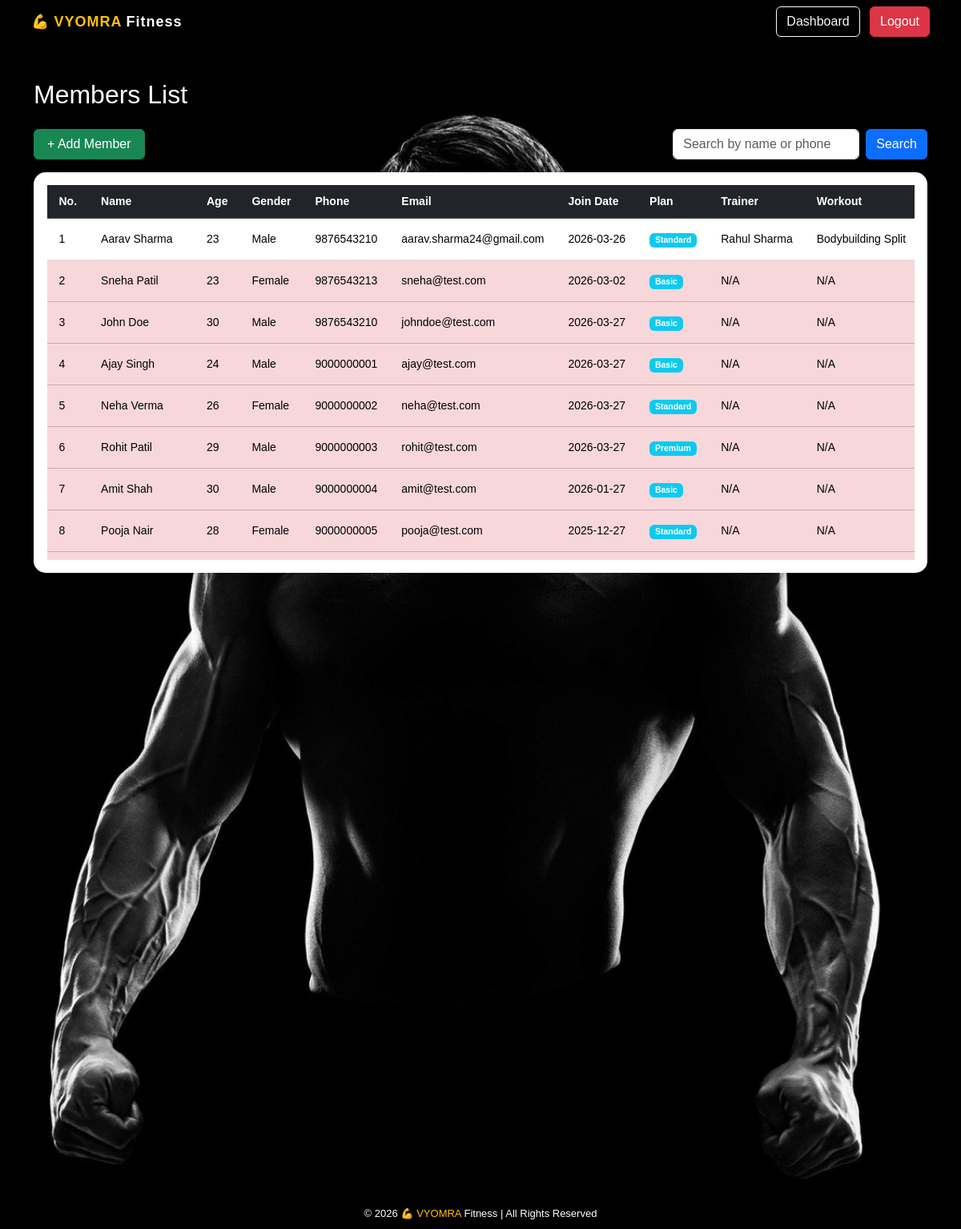
The page /admin/view_members.php (signed in) on the database its author committed.
### tables this page shows
CREATE TABLE `members` (
  `member_id` int(11) NOT NULL,
  `name` varchar(100) DEFAULT NULL,
  `age` int(11) DEFAULT NULL,
  `gender` varchar(10) DEFAULT NULL,
  `phone` varchar(15) DEFAULT NULL,
  `email` varchar(100) DEFAULT NULL,
  `plan` varchar(50) DEFAULT NULL,
  `join_date` date DEFAULT NULL,
  `expiry_date` date NOT NULL,
  `trainer_id` int(11) DEFAULT NULL,
  `workout_id` int(11) DEFAULT NULL
);

CREATE TABLE `trainers` (
  `trainer_id` int(11) NOT NULL,
  `name` varchar(100) DEFAULT NULL,
  `specialty` varchar(100) DEFAULT NULL,
  `phone` varchar(15) DEFAULT NULL,
  `specialization` varchar(100) DEFAULT NULL
);

CREATE TABLE `workout_plans` (
  `plan_id` int(11) NOT NULL,
  `title` varchar(100) DEFAULT NULL,
  `description` text DEFAULT NULL,
  `duration` int(11) NOT NULL
);

### admin/view_members.php (the view, shortened to what this page needs)
<?php
include("../includes/db.php");
if(isset($_GET['search']) && $_GET['search'] != ""){
    $search = trim($_GET['search']);
    $stmt = $conn->prepare("
        SELECT m.*, t.name AS trainer_name, w.title AS workout_title
        FROM members m
        LEFT JOIN trainers t ON m.trainer_id = t.trainer_id
        LEFT JOIN workout_plans w ON m.workout_id = w.plan_id
        WHERE m.name LIKE ? OR m.phone LIKE ?
        ORDER BY m.member_id ASC
    ");
    $searchTerm = "%$search%";
    $stmt->bind_param("ss", $searchTerm, $searchTerm);
    $stmt->execute();
    $result = $stmt->get_result();
} else {
    $query = "
        SELECT m.*, t.name AS trainer_name, w.title AS workout_title
        FROM members m
        LEFT JOIN trainers t ON m.trainer_id = t.trainer_id
        LEFT JOIN workout_plans w ON m.workout_id = w.plan_id
        ORDER BY m.member_id ASC
    ";
    $result = mysqli_query($conn, $query);
}
?>
<!DOCTYPE html>
<html>
<head>
<link href="https://cdn.jsdelivr.net/npm/bootstrap@5.3.2/dist/css/bootstrap.min.css" rel="stylesheet">
<link rel="stylesheet" href="../css/style.css">
</head>
<body class="dashboard-bg">
<nav class="navbar navbar-expand-lg navbar-dark custom-navbar">
<div class="container-fluid px-4">
<a class="navbar-brand fw-bold" href="dashboard.php">
    💪 <span class="logo-highlight">VYOMRA</span> Fitness
</a>
<div class="ms-auto">
<a href="dashboard.php" class="btn btn-outline-light me-2">Dashboard</a>
<a href="../logout.php" class="btn btn-danger">Logout</a>
</div>
</div>
</nav>
<div class="main-content">
<div class="container mt-4">
<h2 class="mb-4 text-white">Members List</h2>
<div class="d-flex justify-content-between align-items-center mb-3 flex-wrap gap-2">
<a class="btn btn-success px-3" href="add_member.php">+ Add Member</a>
<form method="GET" class="d-flex search-box">
<input class="form-control me-2" type="text" name="search" placeholder="Search by name or phone" value="<?php echo isset($_GET['search']) ? htmlspecialchars($_GET['search']) : ''; ?>">
<button class="btn btn-primary">Search</button>
</form>
</div>
<div class="card table-card p-3 shadow">
<div class="table-responsive" style="overflow-x:auto;">
<table class="table table-hover align-middle" style="width:max-content; min-width:100%;">
<thead class="table-dark">
<tr>
<th>No.</th>
<th>Name</th>
<th>Age</th>
<th>Gender</th>
<th>Phone</th>
<th>Email</th>
<th>Join Date</th>
<th>Plan</th>
<th>Trainer</th>
<th>Workout</th>
</tr>
</thead>
<tbody>
<?php
$i = 1;
while($row = mysqli_fetch_assoc($result)){
?>
<tr class="<?php
    if ($row['expiry_date'] < date('Y-m-d')) {
        echo 'table-danger';
    } elseif ($row['expiry_date'] >= date('Y-m-d') && $row['expiry_date'] <= date('Y-m-d', strtotime('+7 days'))) {
        echo 'table-warning';
    } else {
        echo strtolower($row['plan']);
    }
?>">
<td><?php echo $i; ?></td>
<td><?php echo htmlspecialchars($row['name']); ?></td>
<td><?php echo $row['age']; ?></td>
<td><?php echo htmlspecialchars($row['gender']); ?></td>
<td><?php echo htmlspecialchars($row['phone']); ?></td>
<td><?php echo htmlspecialchars($row['email']); ?></td>
<td><?php echo $row['join_date']; ?></td>
<td><span class="badge bg-info"><?php echo htmlspecialchars($row['plan']); ?></span></td>
<td><?php echo !empty($row['trainer_name']) ? htmlspecialchars($row['trainer_name']) : 'N/A'; ?></td>
<td><?php echo !empty($row['workout_title']) ? htmlspecialchars($row['workout_title']) : 'N/A'; ?></td>
</tr>
<?php
$i++;
}
?>
</tbody>
</table>
</div>
</div>
</div>
</div>
<footer class="footer">
© <?php echo date('Y'); ?> 💪 <span class="logo-highlight">VYOMRA</span> Fitness | All Rights Reserved
</footer>
</body>
</html>

### css/style.css (style rules this page uses)
html, body { height: 100%; margin: 0; }
body { display: flex; flex-direction: column; font-family: Arial, sans-serif; }
.main-content { flex: 1; }
.footer { background: #000; color: #fff; text-align: center; padding: 10px; font-size: 13px; }
.dashboard-bg { background: url('../assets/bg3.jpg') no-repeat center center fixed; background-size: cover; }
.navbar, .custom-navbar { position: fixed; top: 0; width: 100%; z-index: 1000; background: rgba(0,0,0,0.7); backdrop-filter: blur(8px); box-shadow: 0 2px 10px rgba(0,0,0,0.5); padding: 8px 15px; }
.navbar-brand { font-size: 18px; letter-spacing: 1px; display: flex; align-items: center; gap: 5px; }
.logo-highlight { color: #ffc107; }
.dashboard-bg .main-content { margin-top: 75px; }
.card { border: none; border-radius: 15px; transition: 0.3s; }
.table { width: 100%; font-size: 14px; }
.table th, .table td { white-space: nowrap; padding: 10px 15px; }
.table-card { overflow-x: auto; max-height: 500px; overflow-y: auto; }
.table thead th { position: sticky; top: 0; z-index: 2; }
.standard { background-color: #cce5ff; }

### rows shown on the page
members: name "Aarav Sharma", age "23", gender "Male", phone "9876543210", email "aarav.sharma24@gmail.com", join_date "2026-03-26", plan "Standard", trainer.name "Rahul Sharma", workout_plans.title "Bodybuilding Split"
members: name "Sneha Patil", age "23", gender "Female", phone "9876543213", email "sneha@test.com", join_date "2026-03-02", plan "Basic", shows "N/A"
members: name "John Doe", age "30", gender "Male", phone "9876543210", email "johndoe@test.com", join_date "2026-03-27", plan "Basic", shows "N/A"
members: name "Ajay Singh", age "24", gender "Male", phone "9000000001", email "ajay@test.com", join_date "2026-03-27", plan "Basic", shows "N/A"
members: name "Neha Verma", age "26", gender "Female", phone "9000000002", email "neha@test.com", join_date "2026-03-27", plan "Standard", shows "N/A"
members: name "Rohit Patil", age "29", gender "Male", phone "9000000003", email "rohit@test.com", join_date "2026-03-27", plan "Premium", shows "N/A"
members: name "Amit Shah", age "30", gender "Male", phone "9000000004", email "amit@test.com", join_date "2026-01-27", plan "Basic", shows "N/A"
members: name "Pooja Nair", age "28", gender "Female", phone "9000000005", email "pooja@test.com", join_date "2025-12-27", plan "Standard", shows "N/A"
